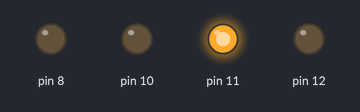
Bench run of a sketch on a simulated Arduino Uno, built with avr-gcc and run on an emulated ATmega328P. On the bench: output pins drawn as LEDs (lit = HIGH).

Above: at 0.5 s.
At 2.5 s:
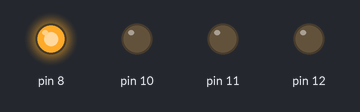
At 3.5 s:
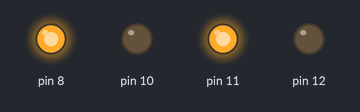
Timing chart, 0 to 5.2 s (numbered marks = the images above):
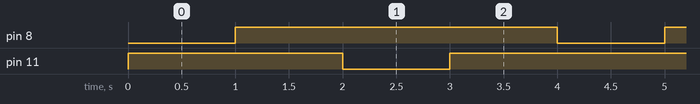

Measured:
- by itself, pin 8: alternates HIGH for 3.0 s and LOW for 1.0 s
- by itself, pin 11: repeats every 4.0 s: LOW 1.0 s, HIGH 3.0 s
- by itself, everything shown: repeats every 4.0 s, in 4 steps

The sketch:

S2E3_functions.ino
```cpp
/*
Function/Sub-routine
- set/group/list of instructions

Challenges
1) create motor A forward function
2) create motor A backward function
3) create motor A stop function
4) move motor A forward 1 sec, stop 1 sec, backward 1 sec, stop 1 sec
5) Do the [1-4] but with motor B
6) create move car forward/backward/stop function
7) ruler challenge

*/

void setup() {

  //-Control Motor B
  pinMode(10,OUTPUT);
  pinMode(12,OUTPUT);


  //-Control Motor A
  pinMode(8,OUTPUT);
  pinMode(11,OUTPUT);

}

void motorABackward() {
  digitalWrite(8,HIGH);
  digitalWrite(11,LOW);
}

void motorAForward() {
  digitalWrite(8,LOW);
  digitalWrite(11,HIGH);
}

void motorAStop() {
  digitalWrite(8,HIGH);
  digitalWrite(11,HIGH);
}

void loop() {

/*
  digitalWrite(10,HIGH);
  digitalWrite(12,HIGH);
  */

  motorAForward();
  delay(1000);
  motorAStop();
  delay(1000);

  motorABackward();
  delay(1000);
  motorAStop();
  delay(1000);

}
```
